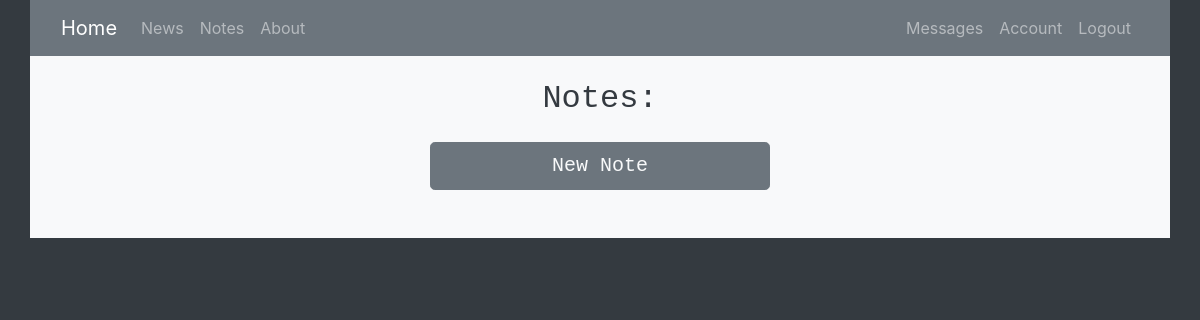
The app's page /notes (signed in), older data.
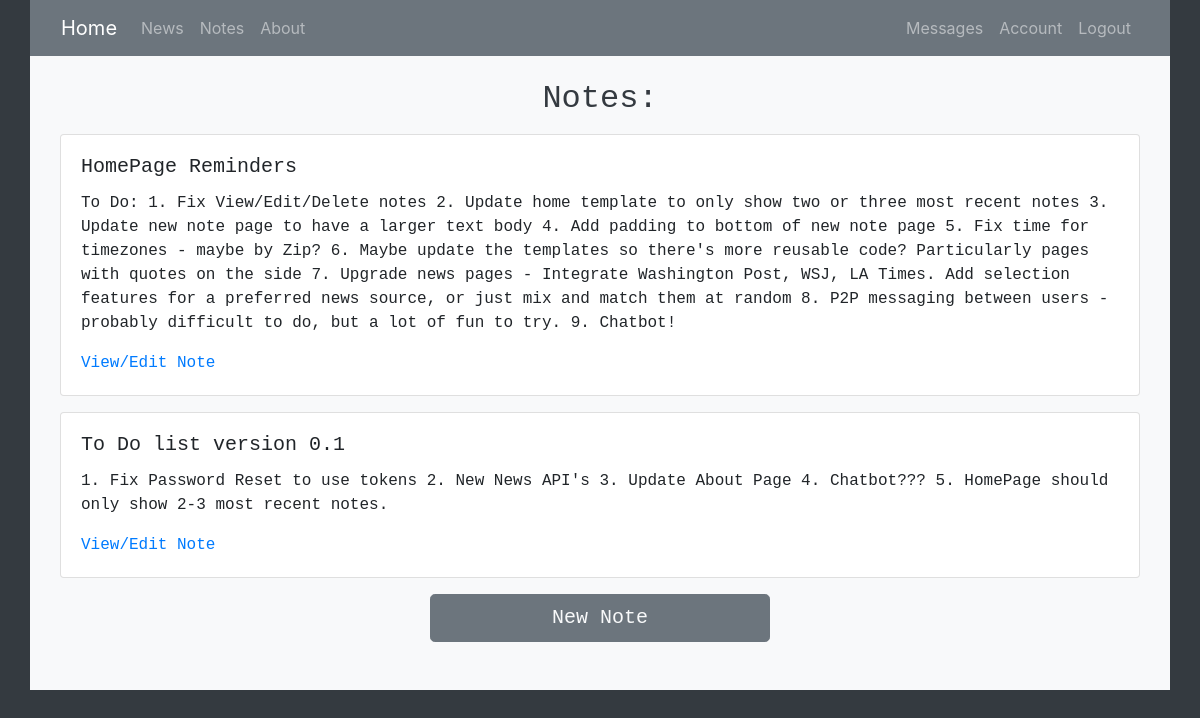
The same page, newer data.
### homepage/models.py (models this page shows, shortened)
class Note(db.Model):
    id = db.Column(db.Integer, primary_key=True)
    title = db.Column(db.String(100), unique=True, nullable=False)
    date_posted = db.Column(db.DateTime, nullable=False, default=datetime.datetime.utcnow)
    content = db.Column(db.Text, nullable=False)
    user_id = db.Column(db.Integer, db.ForeignKey('user.id'), nullable=False)

### homepage/notes/routes.py (the view)
@login_required
@notes.route('/notes')
def view_notes():
    return(render_template('notes.html', notes=current_user.notes))

### homepage/models.py (called while the page is built)
@login_manager.user_loader
def load_user(user_id):
    return User.query.get(int(user_id))

### homepage/templates/notes.html
{% extends "new_layout.html" %}
{% block content %}
<h2 class="text-dark text-center">Notes:</h2>
<div class="container pb-4">
    {% for note in notes %}
    <div class="card mt-3">
        <div class="card-body">
            <h5 class="card-title">{{ note.title }}</h5>
            <p class="card-text">{{ note.content }}</p>
            <a href="{{ url_for('notes.edit_note', note_id=note.id) }}" class="card-link">View/Edit Note</a>
        </div>
    </div>
{% endfor %}
<div class="containter">
    <div class="row justify-content-center">
        <div class="col-sm-4">
            <a href="{{ url_for('notes.new_note') }}" class="btn btn-lg btn-secondary text-light mt-3 btn-block">New Note</a>
        </div>
    </div>
</div>
</div>
 {% endblock content %}

### homepage/templates/new_layout.html (shortened to what this page needs)
<!doctype html>
<html lang="en">
  <head>
    <link rel="stylesheet" href="https://stackpath.bootstrapcdn.com/bootstrap/4.3.1/css/bootstrap.min.css">
      </head>
  <body class="bg-dark">
    <div class="container bg-secondary">
      <nav class="navbar navbar-expand-lg navbar-dark bg-secondary">
        <a class="navbar-brand" href="{{ url_for('main.home') }}">Home</a>
        <div class="collapse navbar-collapse" id="navbarNavAltMarkup">
          <div class="navbar-nav mr-auto">
            <a class="nav-item nav-link" href="{{ url_for('data.news') }}">News</a>
            <a class="nav-item nav-link" href="{{ url_for('notes.view_notes') }}">Notes</a>
            <a class="nav-item nav-link" href="{{ url_for('main.about') }}">About</a>
          </div>
          <div class="navbar-nav">
            {% if current_user.is_authenticated %}
            <a class="nav-item nav-link" href="{{ url_for('messages.view_messages') }}">Messages</a>
            <a class="nav-item nav-link" href="{{ url_for('users.account') }}">Account</a>
            <a class="nav-item nav-link" href="{{ url_for('users.logout') }}">Logout</a>
            {% else %}
            <a class="nav-item nav-link" href="{{ url_for('users.login') }}">Login</a>
            <a class="nav-item nav-link" href="{{ url_for('users.register') }}">Register</a>
          </div>
          {% endif %}
        </div>
      </nav>
    </div>
    <div class="container bg-light text-monospace pb-4">
        <h1 class="text-dark text-center pt-3">{{ greeting }}</h1>
        <div>
          {% block content %}{% endblock %}
        </div>
    </div>
  </body>
</html>

Row changes from the older to the newer data that the page shows:
added Note: title "HomePage Reminders", content "To Do: 1. Fix View/Edit/Delete notes 2. Update home template to only show two or three most recent notes 3. Update new note page to have a larger text body 4. Add padding to bottom of new note page 5. Fix time for timezones - maybe by Zip? 6. Maybe update the templates so there's more reusable code? Particularly pages with quotes on the side 7. Upgrade news pages - Integrate Washington Post, WSJ, LA Times. Add selection features for a preferred news source, or just mix and match them at random 8. P2P messaging between users - probably difficult to do, but a lot of fun to try. 9. Chatbot!"
added Note: title "To Do list version 0.1", content "1. Fix Password Reset to use tokens 2. New News API's 3. Update About Page 4. Chatbot??? 5. HomePage should only show 2-3 most recent notes."
